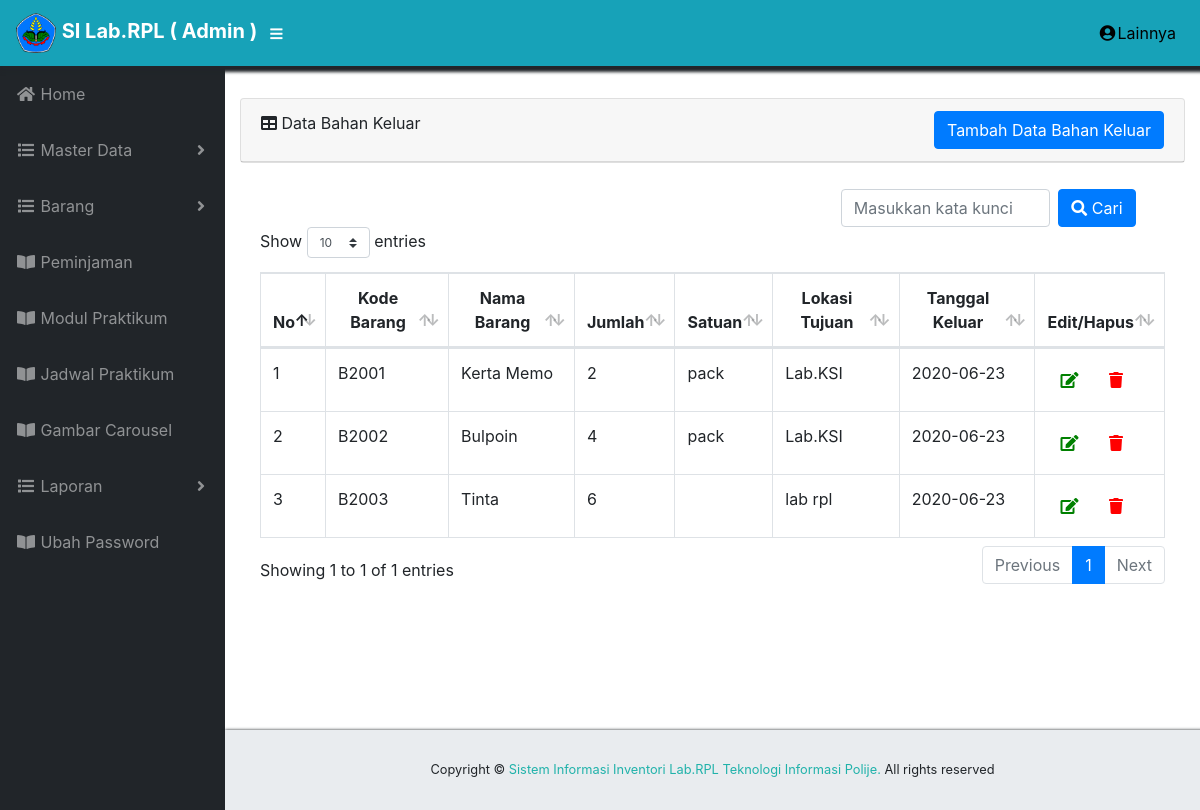
Screenshot of /index.php/admin/cbahan_keluar with the database file from the repository.
### tables this page shows
CREATE TABLE `tb_bahankeluar` (
  `id_bahankeluar` int(11) NOT NULL,
  `kode_barang` varchar(30) NOT NULL,
  `nama_barang` varchar(30) NOT NULL,
  `jumlah` int(11) NOT NULL,
  `satuan` varchar(15) NOT NULL,
  `lokasi_tujuan` varchar(30) NOT NULL,
  `tanggal_keluar` date NOT NULL
);

### application/controllers/admin/Cbahan_keluar.php (called while the page is built, shortened)
<?php
class Cbahan_keluar extends CI_Controller {
    public function __construct(){
    $this->load->model("m_bahankeluar");
    $this->load->library('form_validation');
    $this->load->library('session');
    }
    public function index(){
      $data["tb_bahankeluar"] = $this->m_bahankeluar->index();
      $this->load->view("admin/vbahan_keluar", $data);
    }
    }

### index.php (called while the page is built, shortened)
<?php
require_once BASEPATH.'core/CodeIgniter.php';

### application/models/M_bahankeluar.php (called while the page is built, shortened)
  <?php defined('BASEPATH') OR exit('No direct script access allowed');
class M_bahankeluar extends CI_Model {
   public function index(){
      $this->db->select('*');
      $this->db->from  ('tb_bahankeluar');
      $this->db->order_by('tanggal_keluar', 'desc');
        $query= $this->db->get();
        return $query->result();
    }
}

### application/views/admin/vbahan_keluar.php (the view, shortened to what this page needs)
 <!DOCTYPE html>
<html lang="en">
 <div id="content-wrapper">
      <div class="container-fluid">
	<div class="card mb-3">
    <div class="card-header">
    <i class="fas fa-table"></i>
	 Data Bahan Keluar
    <a href="<?php echo base_url('admin/cbahan_keluar/tambah') ?>">
	<button name="tambah" type="button" class="btn btn-primary col-xs-3 float-right">Tambah Data Bahan Keluar</button></a>
	</div>
    </div>
	 <?php echo form_open('admin/cbarang_masuk/search') ?>
     <div class="row float-right"  style="padding-left: 35px; padding-top: 10px;">
    <input type="text" name="keyword" class="col-md-7 mr-2 form-control" placeholder="Masukkan kata kunci">
    <button type="submit" name="search_submit" class="btn btn-primary"><i class="fas fa-search" ></i> Cari</button>
  <?php echo form_close() ?>
	</div>
		<div class="card-body">
				<div class="table-responsive mt-2">
					<table class="table table-bordered" id="dataTable" width="100%" cellspacing="0">
						<thead >
							<tr>
								<th style="text-align: center">No</th>
								<th style="text-align: center" >Kode Barang</th>
								<th style="text-align: center" >Nama Barang</th>
								<th style="text-align: center">Jumlah</th>
								<th style="text-align: center">Satuan</th>
								<th style="text-align: center">Lokasi Tujuan</th>
								<th style="text-align: center">Tanggal Keluar</th>
								<th style="text-align: center">Edit/Hapus</th>
							</tr>
						</thead>
			    	<?php $no=1; foreach ( $tb_bahankeluar as $keluar ) :?>
							<tbody>
								<tr>
									<td><?php echo $no++; ?></td>
									<td><?php echo $keluar->kode_barang ?></td>
									<td><?php echo $keluar->nama_barang ?></td>
									<td><?php echo $keluar->jumlah ?></td>
									<td><?php echo $keluar->satuan ?></td>
									<td><?php echo $keluar->lokasi_tujuan ?></td>
									<td><?php echo $keluar->tanggal_keluar ?></td>
									<td>
									<a href="<?php echo site_url('admin/cbahan_keluar/edit/'.$keluar->id_bahankeluar) ?>" class="btn btn-small" ><i class="fas fa-edit" style="color: green;"></i></a>
									<a onclick="return confirm ('Data Akan dihapus?')" href="<?php echo site_url('admin/cbahan_keluar/delete/'.$keluar->id_bahankeluar) ?>" class="btn btn-small" ><i class="fas fa-trash" style="color: red;"></i></a>
									</td>
								</tr>
							</tbody>
						<?php endforeach;?>
					</table>
				</div>
			</div>
		</div>
	</div>
	</html>

### css/sb-admin.css (style rules this page uses)
html { position: relative; min-height: 100%; }
body { height: 100%; }
#wrapper #content-wrapper { overflow-x: hidden; width: 100%; padding-top: 1rem; padding-bottom: 80px; }
:root { --input-padding-x: 0.75rem; --input-padding-y: 0.75rem; }

### rows the page displays
tb_bahankeluar: kode_barang "B2001", nama_barang "Kerta Memo", jumlah "2", satuan "pack", lokasi_tujuan "Lab.KSI", tanggal_keluar "2020-06-23"
tb_bahankeluar: kode_barang "B2002", nama_barang "Bulpoin", jumlah "4", satuan "pack", lokasi_tujuan "Lab.KSI", tanggal_keluar "2020-06-23"
tb_bahankeluar: kode_barang "B2003", nama_barang "Tinta", jumlah "6", lokasi_tujuan "lab rpl", tanggal_keluar "2020-06-23"
